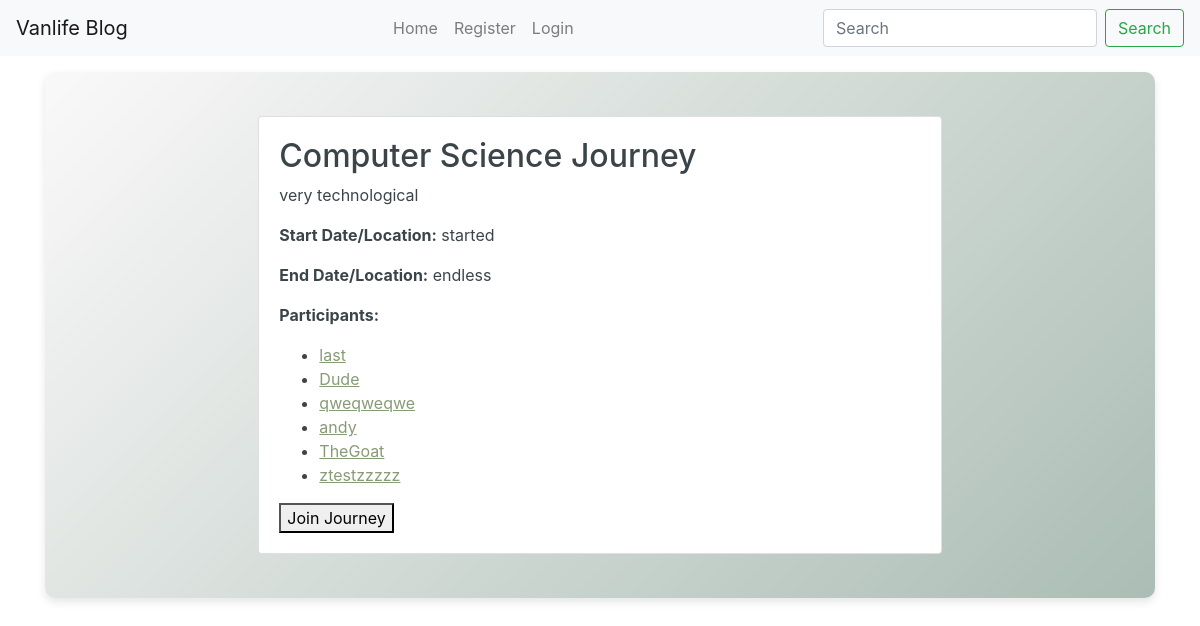
The app's page /journey/2/ with its own data.
### blog/models.py (models this page shows, shortened)
class Journey(models.Model):
    title = models.CharField(max_length=200)
    description = models.TextField()
    start_date = models.CharField(max_length=100)  #i changed those to char_field. remember to mrntion it in readme.dm
    end_date = models.CharField(max_length=100)
    author = models.ForeignKey(settings.AUTH_USER_MODEL, on_delete=models.CASCADE)
    participants = models.ManyToManyField(settings.AUTH_USER_MODEL, related_name='joined_journeys', blank=True)
    created_at = models.DateTimeField(auto_now_add=True)
    updated_at = models.DateTimeField(auto_now=True)

### users/models.py (models this page shows, shortened)
class CustomUser(AbstractUser):
    email= models.EmailField(unique=True)

### blog/views.py (the view)
# urls.py: path('journey/<int:pk>/', views.journey_detail, name='journey_detail'),
def journey_detail(request, pk):
    journey= get_object_or_404(Journey, pk=pk)
    is_participant= journey.participants.filter(id=request.user.id).exists() if request.user.is_authenticated else False
    participants= journey.participants.all()
    return render(request, 'blog/journey_detail.html', {
        'journey':journey,
        'is_participant': is_participant,
        'participants':participants
    })

### blog/templates/blog/journey_detail.html (shortened to what this page needs)
{% extends 'base_generic.html' %}
{% block content %}
<div class="container">
    <div class="row">
        <div class="col-md-8 offset-md-2">
            <div class="card my-4">
                <div class="card-body">
                    <h2>{{ journey.title }}</h2>
                    <p>{{ journey.description }}</p>
                    <p><strong>Start Date/Location:</strong> {{ journey.start_date }}</p>
                    <p><strong>End Date/Location:</strong> {{ journey.end_date }}</p>
                    <p><strong>Participants:</strong></p>
                    <ul>
                        {% for participant in journey.participants.all %}
                        <li><a href="{% url 'profile' participant.username %}">{{ participant.username }}</a></li>
                        {% endfor %}
                    </ul>
  {% if request.user not in journey.participants.all %}
    <form method="post" action="{% url 'journey_join' journey.pk %}">
      <button type="submit">Join Journey</button>
    </form>
  {% else %}
    <form method="post" action="{% url 'journey_leave' journey.pk %}">
      {% csrf_token %}
      <button type="submit">Leave Journey</button>
    </form>
  {% endif %}
                </div>
            </div>
        </div>
    </div>
</div>
{% endblock %}

### templates/base_generic.html (style rules this page uses)
body { padding-top: 4.5rem; }
.content-background h1, .content-background h2, .content-background p, .content-background ul, .content-background li { color: #3b4549; }
.content-background a { color: #879b76; text-decoration: underline; }

### records on screen
Journey: title "Computer Science Journey", description "very technological", start_date "started", end_date "endless"
CustomUser: username "last"
CustomUser: username "Dude"
CustomUser: username "qweqweqwe"
CustomUser: username "andy"
CustomUser: username "TheGoat"
CustomUser: username "ztestzzzzz"
